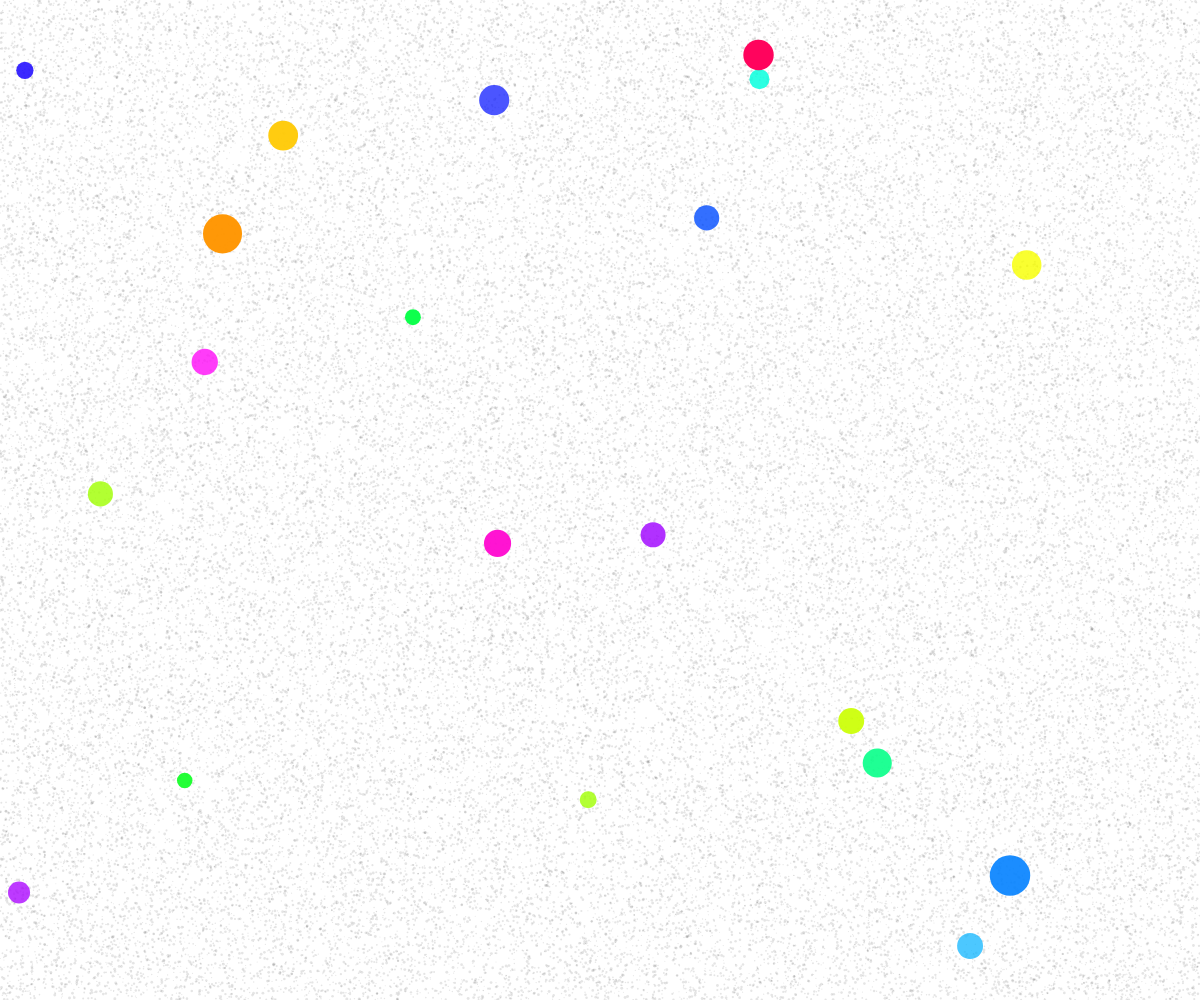
Frame 1 (no input)
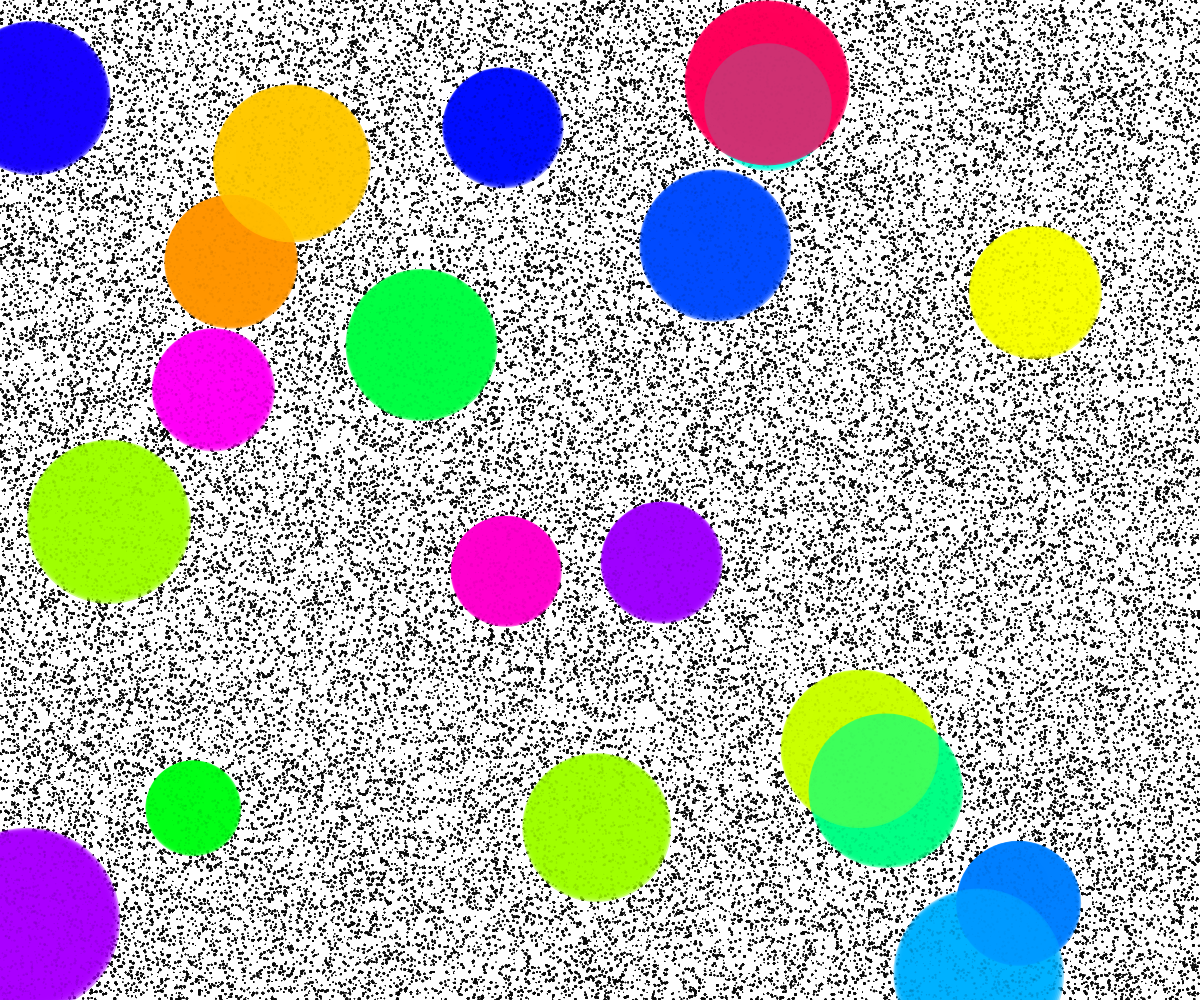
Frame 60 (no input)
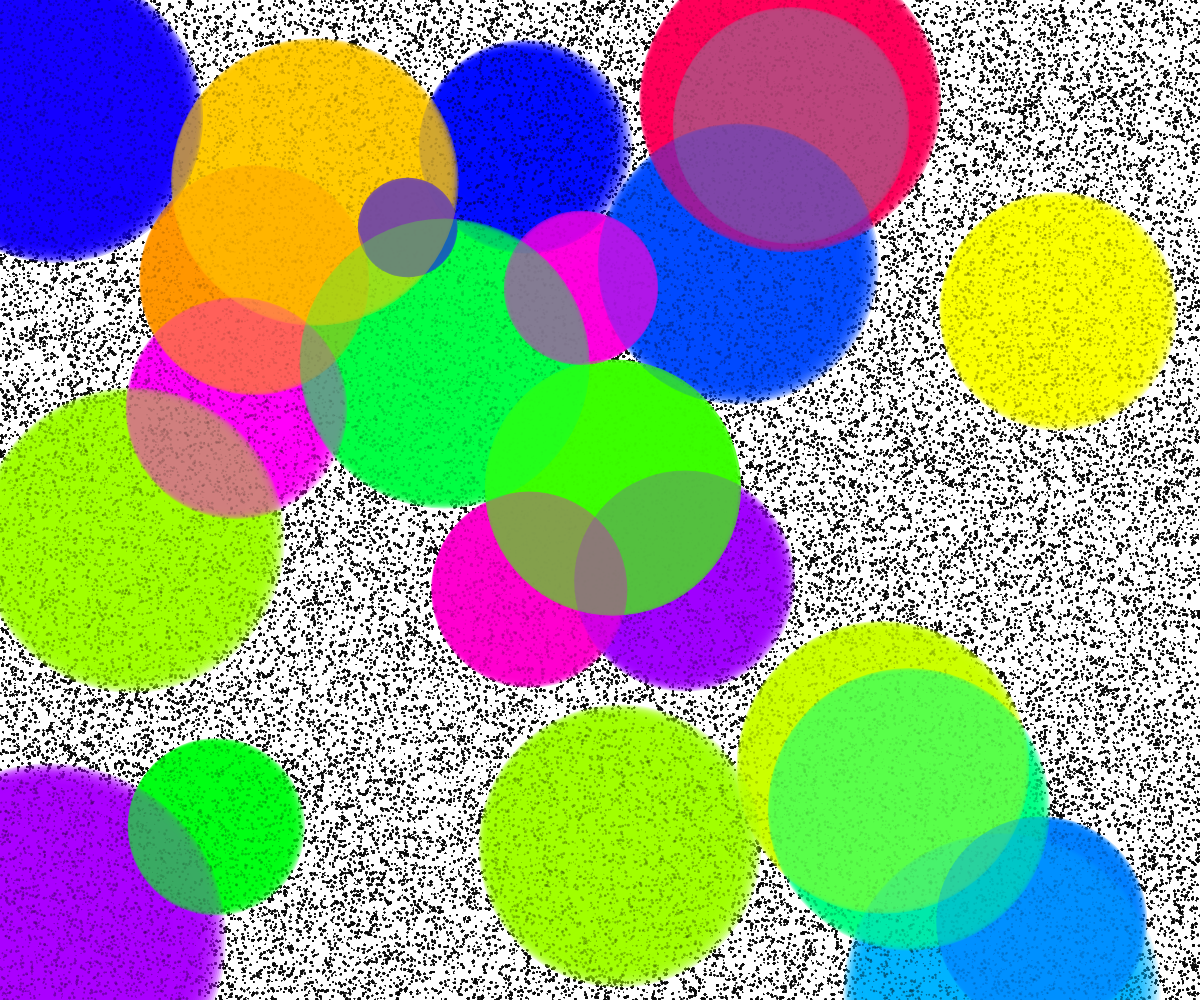
Frame 120 (the mouse pressed at the canvas centre since frame 60)

The p5.js sketch that drew these frames (run headless with seeded random() and noise() and a simulated clock; from frame 60 on, the mouse is pressed at the canvas centre):

// p5.js sketch
// ── sketch.js
let stains = [];
let newsprintTexture;
let noiseScale = 0.02;
let noiseStrength = 5;
let bloomSpeed = 0.5;
let dragStain = null;

function setup() {
  createCanvas(windowWidth, windowHeight);
  colorMode(HSB, 360, 100, 100, 1);
  
  // Create newsprint texture
  newsprintTexture = createGraphics(width, height);
  newsprintTexture.colorMode(HSB, 360, 100, 100, 1);
  for (let i = 0; i < width * height * 0.05; i++) {
    let x = random(width);
    let y = random(height);
    let size = random(1, 3);
    newsprintTexture.noStroke();
    newsprintTexture.fill(0, 0, 0, 0.1);
    newsprintTexture.ellipse(x, y, size, size);
  }
  
  // Initialize stains
  for (let i = 0; i < 20; i++) {
    createStain();
  }
}

function draw() {
  // Draw background with newsprint texture
  image(newsprintTexture, 0, 0);
  
  // Update and display stains
  for (let i = stains.length - 1; i >= 0; i--) {
    let s = stains[i];
    
    // Animate stain
    s.radius += s.growthRate;
    s.alpha -= 0.005;
    
    // Draw stain
    noStroke();
    fill(s.hue, 100, 100, s.alpha);
    ellipse(s.x, s.y, s.radius * 2);
    
    // Add some organic motion to the stain
    s.x += sin(frameCount * 0.01 + s.id) * 0.5;
    s.y += cos(frameCount * 0.01 + s.id) * 0.5;
    
    // Remove old stains
    if (s.alpha <= 0 || s.radius > width * 2) {
      stains.splice(i, 1);
    }
  }
  
  // Occasionally create new stains
  if (frameCount % 30 === 0 && random() < 0.7) {
    createStain();
  }
  
  // Handle drag stain
  if (dragStain) {
    dragStain.radius += 2;
    dragStain.alpha = 1;
    noStroke();
    fill(dragStain.hue, 100, 100, dragStain.alpha);
    ellipse(dragStain.x, dragStain.y, dragStain.radius * 2);
    
    // Add to existing stains
    if (dragStain.radius > 50) {
      stains.push({
        x: dragStain.x,
        y: dragStain.y,
        radius: dragStain.radius,
        alpha: dragStain.alpha,
        hue: dragStain.hue,
        growthRate: random(1, 3),
        id: frameCount
      });
      dragStain = null;
    }
  }
}

function createStain() {
  stains.push({
    x: random(width),
    y: random(height),
    radius: random(5, 20),
    alpha: random(0.7, 1),
    hue: random(360),
    growthRate: random(0.5, 1.5),
    id: frameCount
  });
}

function mousePressed() {
  // Start a new stain at mouse position
  dragStain = {
    x: mouseX,
    y: mouseY,
    radius: 5,
    alpha: 1,
    hue: random(360)
  };
}

function mouseDragged() {
  if (dragStain) {
    dragStain.x = mouseX;
    dragStain.y = mouseY;
  }
}

function windowResized() {
  resizeCanvas(windowWidth, windowHeight);
}
